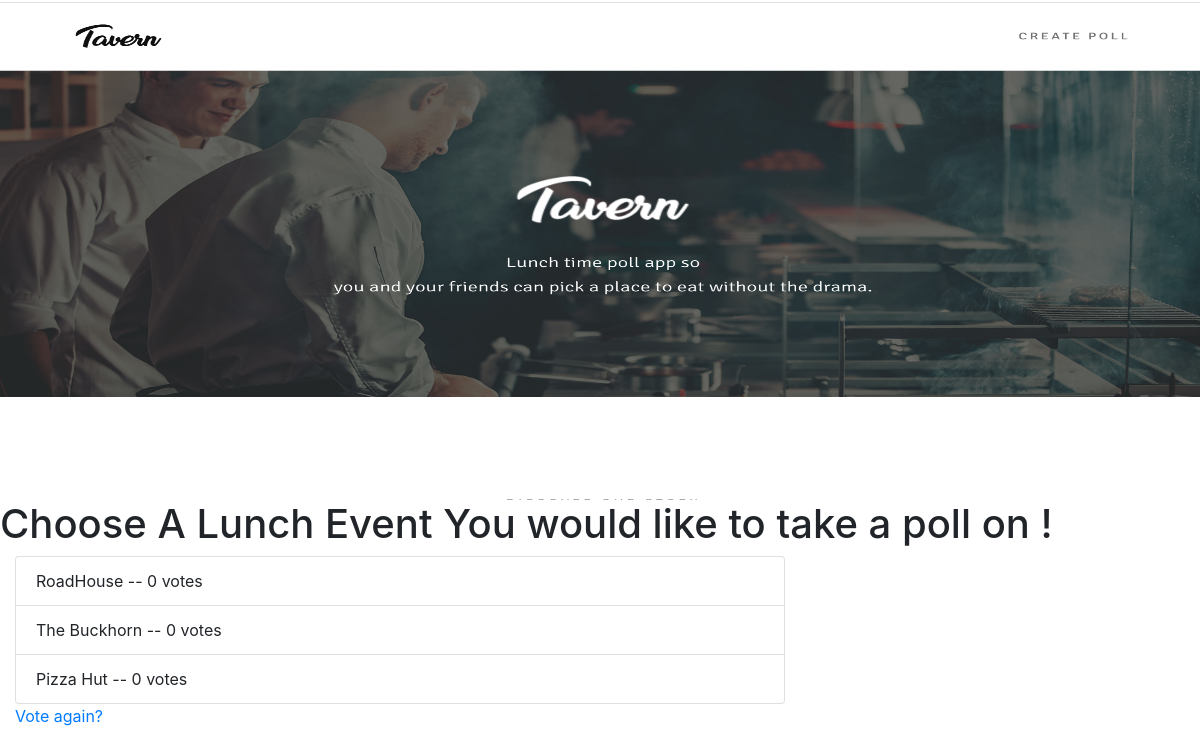
The app's page /2/results/ with its own data.
### tavern/models.py (models this page shows, shortened)
class Location(models.Model):
    lunch = models.ForeignKey('Lunch', on_delete=models.CASCADE)
    suggested_locations = models.CharField(max_length=100,  null=True)
    votes = models.IntegerField(default=0)

### tavern/views.py (the view)
# urls.py: path('<int:pk>/results/', views.Results.as_view(), name='results'),
class Results(TemplateView):
    template_name = "results.html"
    def get_context_data(self, **kwargs):
        lunch_pk = self.kwargs.get('pk')
        lunch = Lunch.objects.get(pk=lunch_pk)
        context = {
                'lunch': lunch
        }
        return context

### tavern/Templates/results.html
{% extends 'base.html' %}
{% block content %}
    <div class="col-md-8">
        <ul class="list-group">
            {% for location in lunch.location_set.all %}
                <li class="list-group-item">{{ location.suggested_locations }} -- {{ location.votes }} vote{{ location.votes|pluralize }}</li>
            {% endfor %}
        </ul>
    </div>
    <div class="col-md-4">
        <a href="{% url 'tavern:detail' lunch.id %}">Vote again?</a>
    </div>
{% endblock %}

### records on screen
Location: suggested_locations "RoadHouse", votes "0"
Location: suggested_locations "The Buckhorn", votes "0"
Location: suggested_locations "Pizza Hut", votes "0"
